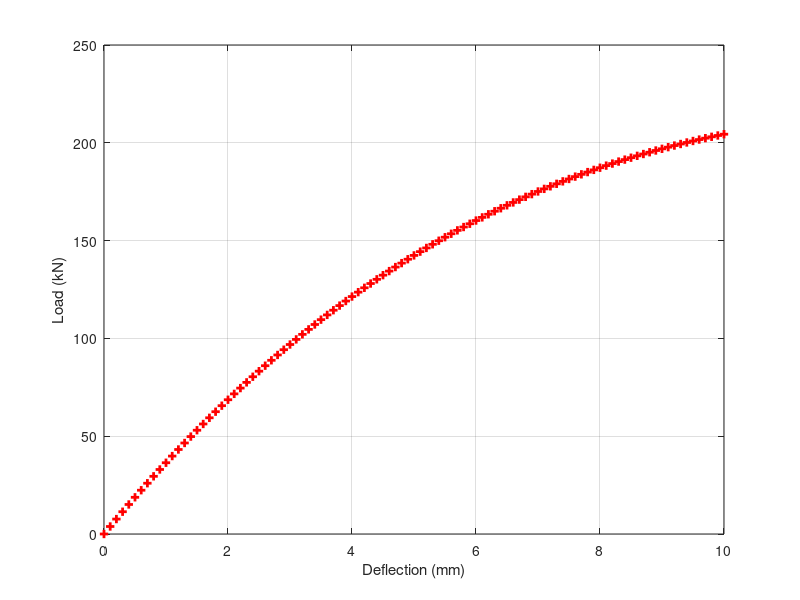
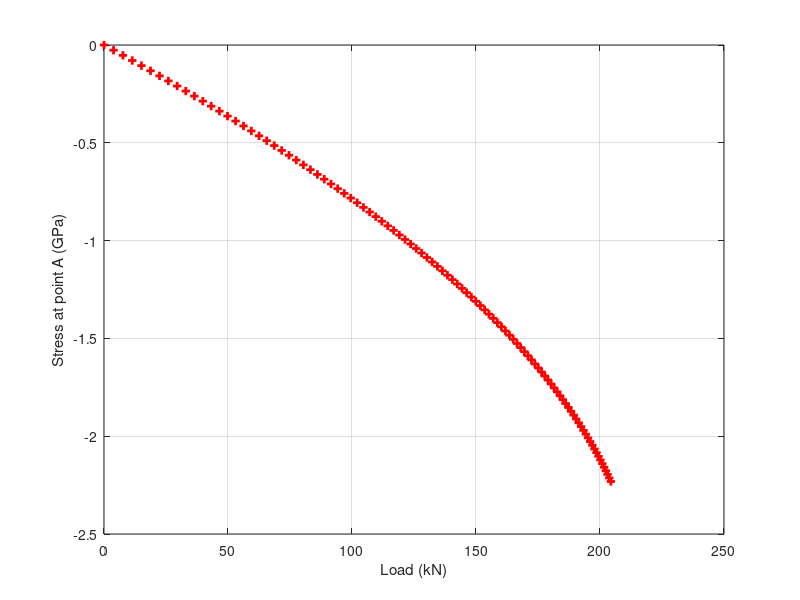
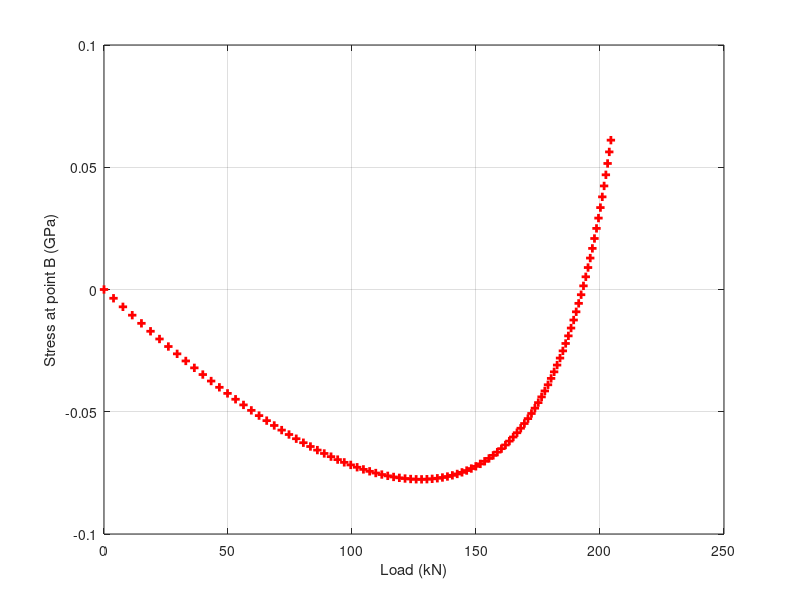

Reproduce these figures in MATLAB, in order.
%% Roark's formulas
% Conical disk, or Belleville spring
clear all;
clc
close all;

%% Constants definition
% Disk geometry in mm
t = 12; % thickness
h = 17.8; % cone height
a = 225; % outer radius of the middle surface
b = 114; % inner radius of the middle surface
ab_ratio = a/b;

% Disk mechanical properties
E = 220; % elastic modulus in GPa
nu = 0.3; % Poisson's coefficient

% Constants
% See Dubey et al. 2012
M = (6/(pi*log(ab_ratio)))*((ab_ratio-1)/(ab_ratio))^2;
C1 = (6/(pi*log(ab_ratio)))*(((ab_ratio-1)/(log(ab_ratio)))-1);
C2 = (6/(pi*log(ab_ratio)))*((ab_ratio-1)/2);

%% Load and stresses calculations
delta = 0:0.1:10; % deflection in mm

% Load in kN
P = (E.*delta)./((1-(nu^2)).*(M.*a.^2)).*...
    (((h-delta).*(h-(delta./2)).*t)+(t.^3));

%           A
% /--------/   \--------\
%/--------/     \--------\
%        B

% Stress at point A in GPa
sA = (-E.*delta)./((1-(nu^2)).*(M.*a.^2)).*...
    (C1.*(h-(delta./2))+(C2.*t));

% Stress at point B in GPa
sB = (-E.*delta)./((1-(nu^2)).*(M.*a.^2)).*...
    (C1.*(h-(delta./2))-(C2.*t));

%% Plots
figure;
h1 = plot(delta, P, 'r+');
xlabel('Deflection (mm)');
ylabel('Load (kN)');
grid on;

figure;
h2 = plot(P, sA, 'r+');
xlabel('Load (kN)');
ylabel('Stress at point A (GPa)');
grid on;

figure;
h3 = plot(P, sB, 'r+');
xlabel('Load (kN)');
ylabel('Stress at point B (GPa)');
grid on;

set([h1, h2, h3], 'Linewidth', 2);